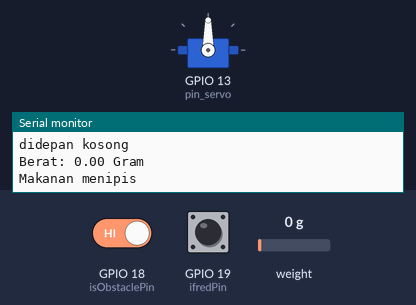
The sketch below on a simulated ESP32. Parts: servo, the last lines printed to the serial monitor. The inputs (shaded band) are chosen by the test bench; at power-on: weight on the scale 0 g, GPIO 18 (isObstaclePin) HIGH, GPIO 19 (ifredPin) HIGH. WiFi joins after 1.5 s; servers stay silent unless stated; the local clock reads 2024-03-15 10:24:30 at power-on unless the sketch sets it; the Firebase database answers and starts empty.

Above: at 4.7 s.
4.8 s: weight on the scale set to 23 g
6.7 s: weight on the scale set to 28 g
At 7.5 s:
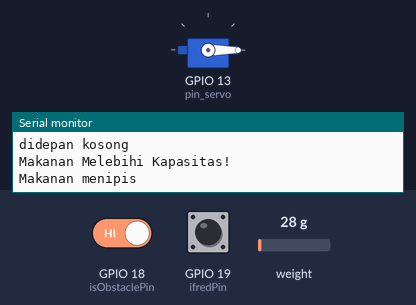
Timing chart, 0 to 9.7 s (numbered marks = the images above; inputs shaded):
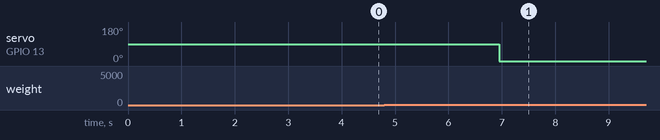

The sketch:

petdeeder2.0.ino
```cpp
//library
#include <ESP32Servo.h> //servo
#include "HX711.h"
#if defined(ESP32)
  #include <WiFi.h>
#elif defined(ESP8266)
  #include <ESP8266WiFi.h>
#endif
#include <Firebase_ESP_Client.h>
#include "time.h"

#include "addons/TokenHelper.h"
#include "addons/RTDBHelper.h"

const char* ssid       = "TGH27";
const char* password   = "isiajasendiri";

long lastTime = 0;
long timerDelay = 500;

//Sensor Berat
const int DOUT = 4;
const int CLK = 2;

//Sensor IR depan
int isObstaclePin = 18; // Pin input
int isObstacle = HIGH;

//Sensor IR Dalam
int ifredPin = 19; // Pin input
int ifred = HIGH;

//Servo
int pin_servo = 13;
int count = 0;
float calibration_factor = 1000; //Hasil Kalibrasi
float units;

Servo servo;
HX711 scale;

//Firebase Database
#define API_KEY "AIzaSyBv8J0KOYXLBxdDJpLjKIJQGkYhopXbGRU"
#define DATABASE_URL "https://nomnomcatv2-default-rtdb.asia-southeast1.firebasedatabase.app"

//Define Firebase Data object
FirebaseData fbdo;
FirebaseAuth auth;
FirebaseConfig config;

unsigned long sendDataPrevMillis = 0;
int intValue;
String strValue;
float floatValue;
bool signupOK = false;

//Mengambil waktu
const char* ntpServer = "pool.ntp.org";
const long  gmtOffset_sec = 25200;
const int   daylightOffset_sec = 0;

void setup()
{
  Serial.begin(115200);
  WiFi.begin(ssid, password);
  Serial.print("Connecting to Wi-Fi");
  while (WiFi.status() != WL_CONNECTED){
    Serial.print(".");
    delay(300);
  }
  Serial.println();
  Serial.print("Connected with IP: ");
  Serial.println(WiFi.localIP());
  Serial.println();

  /* Assign the api key (required) */
  config.api_key = API_KEY;

  /* Assign the RTDB URL (required) */
  config.database_url = DATABASE_URL;

  /* Sign up */
  if (Firebase.signUp(&config, &auth, "", "")){
    Serial.println("ok");
    signupOK = true;
  }
  else{
    Serial.printf("%s\n", config.signer.signupError.message.c_str());
  }

  /* Assign the callback function for the long running token generation task */
  config.token_status_callback = tokenStatusCallback; //see addons/TokenHelper.h

  configTime(gmtOffset_sec, daylightOffset_sec, ntpServer);

  Firebase.begin(&config, &auth);
  Firebase.reconnectWiFi(true);

  servo.attach(pin_servo);
  servo.write(90);
  pinMode(isObstaclePin, INPUT);
  pinMode(ifredPin, INPUT);
  scale.begin(DOUT, CLK);
  scale.set_scale();
  scale.tare();  //Reset scale ke 0

  long zero_factor = scale.read_average(10); //Get a baseline reading

}

void loop()
{
  struct tm timeinfo;
  if(!getLocalTime(&timeinfo)){
    Serial.println("Failed to obtain time");
    return;
  }

  char dayOfWeek[50];
  strftime(dayOfWeek, sizeof(dayOfWeek), "%A", &timeinfo);

  char HourOfDay[50];
  strftime(HourOfDay, sizeof(HourOfDay), "%H", &timeinfo);

  scale.set_scale(calibration_factor); //Adjust to this calibration factor
  units = scale.get_units();
  isObstacle = digitalRead(isObstaclePin);
  ifred = digitalRead(ifredPin);

  if (units < 0)
    {
      units = 0.00;
    }

  if (units <= 25){
     if (isObstacle == LOW) {
      Serial.println("ada Hewan didepan!!");
      servo.write(0); // posisi servo pada 180 derajat
      Serial.print("Berat: ");
      count = count + 1;
      if (Firebase.ready() && signupOK && (millis() - sendDataPrevMillis > 15000 || sendDataPrevMillis == 0)){
        sendDataPrevMillis = millis();
        // Write an Int number on the database path test/int
        if (Firebase.RTDB.setInt(&fbdo, "Urxw9gjZjGYojR5bwcAqH0q79G82/" + String(dayOfWeek) + "/" + String(HourOfDay), count)){
          Serial.println("PASSED");
          Serial.println("PATH: " + fbdo.dataPath());
          Serial.println("TYPE: " + fbdo.dataType());
        }
        else {
          Serial.println("FAILED");
          Serial.println("REASON: " + fbdo.errorReason());
        }
      }
     } else {
      Serial.println("didepan kosong");
      servo.write(90); // posisi servo pada 0 derajat
     }
  Serial.print("Berat: ");
  Serial.print(units);
  Serial.print(" Gram");
  Serial.println();
  }
  else{
    if (isObstacle == LOW) {
      Serial.println("ada Hewan didepan!!");
     } else {
      Serial.println("didepan kosong");
     }
    Serial.println("Makanan Melebihi Kapasitas!");
    servo.write(0);
  }

  if (ifred == LOW) {
    Serial.println("Makanan masih cukup!!");
    delay(500); // jeda 2 detik
  } else {
    Serial.println("Makanan menipis");
    delay(500); // jeda 1 detik
  }

  if (Firebase.ready() && signupOK && (millis() - sendDataPrevMillis > 15000 || sendDataPrevMillis == 0)) {
    sendDataPrevMillis = millis();
    if (Firebase.RTDB.getString(&fbdo, "/Urxw9gjZjGYojR5bwcAqH0q79G82/servoStatus")) {
      if (fbdo.dataType() == "String") {
        strValue = fbdo.stringData();
        Serial.print("Read Data : ");
        Serial.println(strValue);
      }
    }
    else {
      Serial.println(fbdo.errorReason());
    }
  }

  lastTime = millis();
  delay(1000);
  Serial.print("Berat: ");
  Serial.print(units);
  Serial.print(" Gram");
  Serial.println();
  Serial.print("Hari : ");
  Serial.println(dayOfWeek);
  Serial.print("Jam : ");
  Serial.println(HourOfDay);
  Serial.println("");
}
```

Measured:
- the behaviour switches between 25 and 26 g on weight on the scale (found by bisection; images 0 and 1)
- after the input at 6.7 s, servo on GPIO 13 (pin_servo): 90° → 0° after 0.26 s
